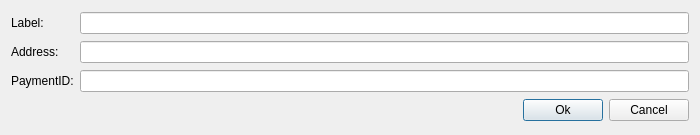
<?xml version="1.0" encoding="UTF-8"?>
<ui version="4.0">
 <class>NewAddressDialog</class>
 <widget class="QDialog" name="NewAddressDialog">
  <property name="geometry">
   <rect>
    <x>0</x>
    <y>0</y>
    <width>700</width>
    <height>135</height>
   </rect>
  </property>
  <property name="windowTitle">
   <string>New address</string>
  </property>
  <layout class="QGridLayout" name="gridLayout">
   <item row="0" column="0">
    <widget class="QLabel" name="label">
     <property name="sizePolicy">
      <sizepolicy hsizetype="Maximum" vsizetype="Preferred">
       <horstretch>0</horstretch>
       <verstretch>0</verstretch>
      </sizepolicy>
     </property>
     <property name="text">
      <string>Label:</string>
     </property>
    </widget>
   </item>
   <item row="1" column="0">
    <widget class="QLabel" name="label_2">
     <property name="sizePolicy">
      <sizepolicy hsizetype="Maximum" vsizetype="Preferred">
       <horstretch>0</horstretch>
       <verstretch>0</verstretch>
      </sizepolicy>
     </property>
     <property name="text">
      <string>Address:</string>
     </property>
    </widget>
   </item>
   <item row="2" column="0">
    <widget class="QLabel" name="label_3">
     <property name="sizePolicy">
      <sizepolicy hsizetype="Maximum" vsizetype="Preferred">
       <horstretch>0</horstretch>
       <verstretch>0</verstretch>
      </sizepolicy>
     </property>
     <property name="text">
      <string>PaymentID:</string>
     </property>
    </widget>
   </item>
   <item row="3" column="0" colspan="2">
    <spacer name="horizontalSpacer">
     <property name="orientation">
      <enum>Qt::Horizontal</enum>
     </property>
     <property name="sizeHint" stdset="0">
      <size>
       <width>600</width>
       <height>20</height>
      </size>
     </property>
    </spacer>
   </item>
   <item row="3" column="2">
    <widget class="QPushButton" name="m_okButton">
     <property name="enabled">
      <bool>true</bool>
     </property>
     <property name="styleSheet">
      <string notr="true"/>
     </property>
     <property name="text">
      <string>Ok</string>
     </property>
     <property name="default">
      <bool>true</bool>
     </property>
    </widget>
   </item>
   <item row="3" column="3">
    <widget class="QPushButton" name="m_cancelButton">
     <property name="styleSheet">
      <string notr="true"/>
     </property>
     <property name="text">
      <string>Cancel</string>
     </property>
    </widget>
   </item>
   <item row="2" column="1" colspan="3">
    <widget class="QLineEdit" name="m_contactPaymentIdEdit">
     <property name="echoMode">
      <enum>QLineEdit::Normal</enum>
     </property>
    </widget>
   </item>
   <item row="1" column="1" colspan="3">
    <widget class="QLineEdit" name="m_addressEdit">
     <property name="echoMode">
      <enum>QLineEdit::Normal</enum>
     </property>
    </widget>
   </item>
   <item row="0" column="1" colspan="3">
    <widget class="QLineEdit" name="m_labelEdit">
     <property name="sizePolicy">
      <sizepolicy hsizetype="Expanding" vsizetype="Fixed">
       <horstretch>0</horstretch>
       <verstretch>0</verstretch>
      </sizepolicy>
     </property>
     <property name="echoMode">
      <enum>QLineEdit::Normal</enum>
     </property>
    </widget>
   </item>
  </layout>
 </widget>
 <tabstops>
  <tabstop>m_labelEdit</tabstop>
  <tabstop>m_addressEdit</tabstop>
  <tabstop>m_contactPaymentIdEdit</tabstop>
  <tabstop>m_okButton</tabstop>
  <tabstop>m_cancelButton</tabstop>
 </tabstops>
 <resources/>
 <connections>
  <connection>
   <sender>m_okButton</sender>
   <signal>clicked()</signal>
   <receiver>NewAddressDialog</receiver>
   <slot>accept()</slot>
   <hints>
    <hint type="sourcelabel">
     <x>410</x>
     <y>102</y>
    </hint>
    <hint type="destinationlabel">
     <x>294</x>
     <y>63</y>
    </hint>
   </hints>
  </connection>
  <connection>
   <sender>m_cancelButton</sender>
   <signal>clicked()</signal>
   <receiver>NewAddressDialog</receiver>
   <slot>reject()</slot>
   <hints>
    <hint type="sourcelabel">
     <x>526</x>
     <y>102</y>
    </hint>
    <hint type="destinationlabel">
     <x>294</x>
     <y>63</y>
    </hint>
   </hints>
  </connection>
 </connections>
</ui>
